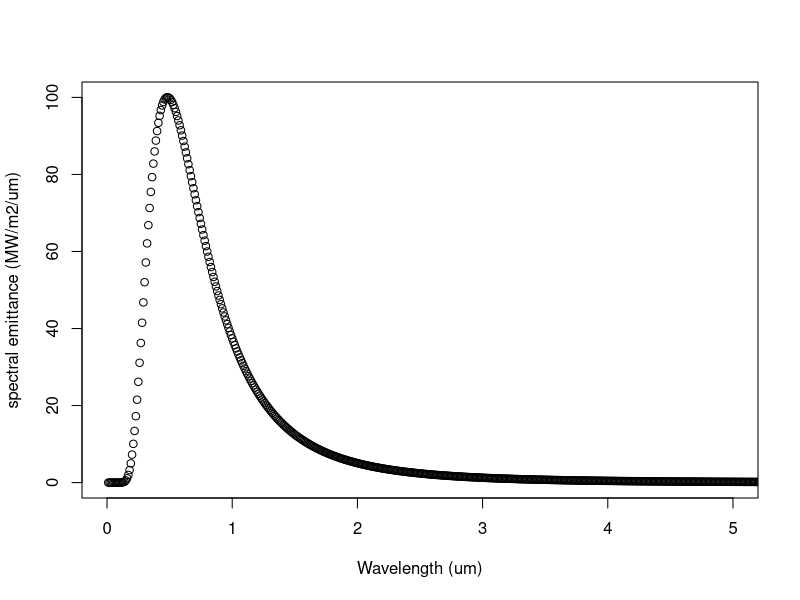
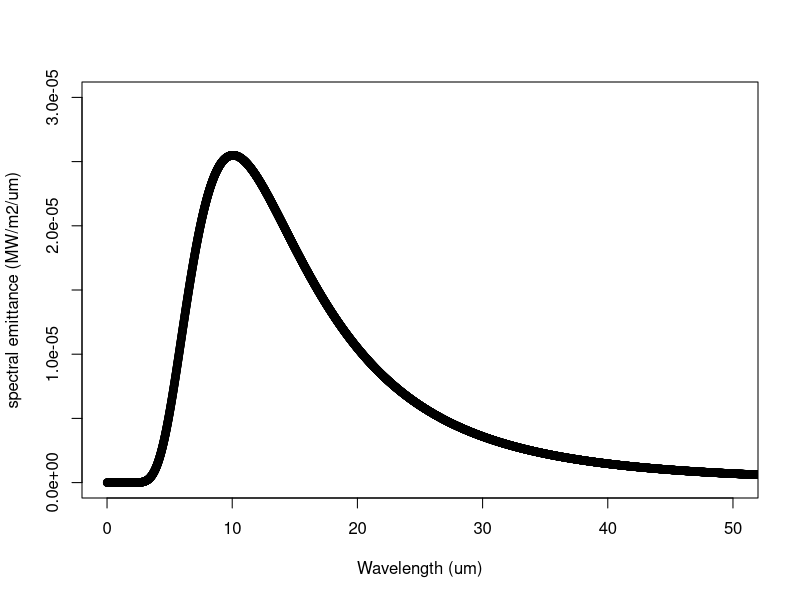

Here is the R script that generated these plots, in order:
## ---- chunk 1
knitr::opts_chunk$set(echo = TRUE)
## ---- chunk 2
PPFD<-function(irr){
    result<-irr*1/(2.35*10^5)
return(result)
}

PPFD(500)
## ---- chunk 3
h<-6.626*10^-34 # Planck's constant (J*s)
c<-2.997925*10^8 # speed of light (m/s)  or 10^17 nm/s
k<-1.381*10^-23 # Boltzmann's constant (J/K)

planck<-function(wl,temp){  # wl = wavelength (m), T = temperature (K)
  num<-2*pi*h*c^2
  den<-wl^5*exp((h*c/k+wl+temp)-1)
  result<-num/den
  return(result)
}
## ---- chunk 4
h=6.62606896e-34
c=2.99792458e8
k=1.3806504e-23 
lambda = seq(1e-8,1e-4, by=1e-8)
T = 6000


y=(2*pi*h*(c^2))/(lambda^5)*(1./(exp((h*c)/(lambda*k*T))-1))


T2 = 288
y2=(2*pi*h*(c^2))/(lambda^5)*(1./(exp((h*c)/(lambda*k*T2))-1))
plot(1e6*lambda,1e-6*1e-6*y, xlim=c(0.0,5.0),ylim=c(0.0,100.0), xlab='Wavelength (um)', ylab='spectral emittance (MW/m2/um)')
# par(new=T)
# plot(1e6*lambda,1e-6*1e-6*y2, xlim=c(0.0,10.0), ylim=c(0.0,1/10000.0), xlab='', ylab='', axes=F)
# par(new=F)
plot(1e6*lambda,1e-6*1e-6*y2, xlim=c(0.0,50.0), ylim=c(0.0,3*1e-5), xlab='Wavelength (um)', ylab='spectral emittance (MW/m2/um)')
## ---- chunk 5
lambda<-0.505 # micro m (or 505 nm)
# area pupil = 2.83*10^-5 m2
# intensity per are = 4.00*10^-11 * 2.83*10^-5 = 1.13 *10^-15
intensity<-1.13 *10^-15
# energy photon = 3.94*10^-19 J
# E = hc/lambda (eV)
hc<-1.24 *10^-6 # eV/ m
hc<-1.24 # eV/micro m
E<-hc/lambda 

# one eV = 1.602 *10^-19 J 
result<-1.602 *10^-19*E  # result in J
number_photons<-intensity/result
